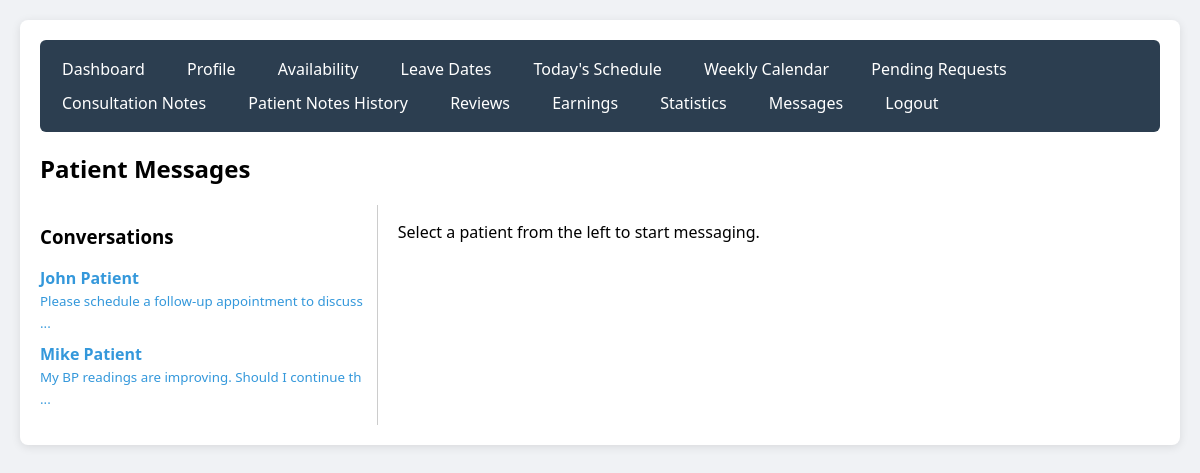
Page /controllers/DoctorController.php?page=messages (signed in) on the committed database.
### tables this page shows
CREATE TABLE `messages` (
  `id` int(11) NOT NULL,
  `sender_id` int(11) NOT NULL,
  `receiver_id` int(11) NOT NULL,
  `appointment_id` int(11) DEFAULT NULL,
  `message` text NOT NULL,
  `is_read` tinyint(1) DEFAULT 0,
  `created_at` timestamp NOT NULL DEFAULT current_timestamp()
);

### models/Message.php (called while the page is built, shortened)
<?php
require_once __DIR__ . '/../config/database.php';
class Message {
    private $conn;
    public function __construct() {
        $database = new Database();
        $this->conn = $database->getConnection();
    }
    public function getConversations($doctor_id) {
        $sql = "SELECT DISTINCT u.id, u.name, u.profile_pic
                FROM messages m
                JOIN users u ON (u.id = m.sender_id OR u.id = m.receiver_id)
                WHERE (m.sender_id = ? OR m.receiver_id = ?) AND u.id != ?
                GROUP BY u.id";
        $stmt = $this->conn->prepare($sql);
        $stmt->bind_param("iii", $doctor_id, $doctor_id, $doctor_id);
        $stmt->execute();
        $result = $stmt->get_result();
        $conversations = [];
        while ($row = $result->fetch_assoc()) {
            $last_sql = "SELECT message, created_at FROM messages
                         WHERE (sender_id = ? AND receiver_id = ?)
                            OR (sender_id = ? AND receiver_id = ?)
                         ORDER BY created_at DESC LIMIT 1";
            $last_stmt = $this->conn->prepare($last_sql);
            $last_stmt->bind_param("iiii", $doctor_id, $row['id'], $row['id'], $doctor_id);
            $last_stmt->execute();
            $last_res = $last_stmt->get_result();
            if ($last = $last_res->fetch_assoc()) {
                $row['last_message'] = $last['message'];
                $row['last_time'] = $last['created_at'];
            } else {
                $row['last_message'] = '';
                $row['last_time'] = '';
            }
            $conversations[] = $row;
        }
        return $conversations;
    }
}
?>

### config/database.php (called while the page is built, shortened)
<?php
class Database {
    private $host = "localhost";
    private $db_name = "hospital_db";
    private $username = "root";
    private $password = "";
    public function getConnection() {
        $this->conn = null;
        try {
            $this->conn = new mysqli($this->host, $this->username, $this->password, $this->db_name);
            $this->conn->set_charset("utf8mb4");
        } catch(Exception $e) {
            die("Connection error: " . $e->getMessage());
        }
        return $this->conn;
    }
}
?>

### models/User.php (called while the page is built, shortened)
<?php
require_once __DIR__ . '/../config/database.php';
class User {
    private $conn;
    public function __construct() {
        $database = new Database();
        $this->conn = $database->getConnection();
    }
    public function getUserById($id) {
        $stmt = $this->conn->prepare("SELECT * FROM users WHERE id = ?");
        $stmt->bind_param("i", $id);
        $stmt->execute();
        return $stmt->get_result()->fetch_assoc();
    }
}
?>

### views/doctor/messages.php (the view, shortened to what this page needs)
<?php
$conversations = $messageModel->getConversations($user_data['id']);
$selected_patient_id = isset($_GET['with']) ? (int)$_GET['with'] : null;
$messages = [];
$patient_name = '';
?>
<h2>Patient Messages</h2>
<div style="display:flex;">
    <div style="width:30%; border-right:1px solid #ccc; padding-right:10px;">
        <h3>Conversations</h3>
        <?php if (count($conversations) > 0): ?>
            <ul style="list-style:none; padding-left:0;">
                <?php foreach ($conversations as $conv): ?>
                    <li style="margin-bottom:10px;">
                        <a href="?page=messages&with=<?php echo $conv['id']; ?>">
                            <strong><?php echo htmlspecialchars($conv['name']); ?></strong><br>
                            <small><?php echo htmlspecialchars(substr($conv['last_message'], 0, 50)); ?> ...</small>
                        </a>
                    </li>
                <?php endforeach; ?>
            </ul>
        <?php else: ?>
            <p>No conversations yet.</p>
        <?php endif; ?>
    </div>
    <div style="width:70%; padding-left:20px;">
        <?php if ($selected_patient_id): ?>
            <h3>Chat with <?php echo htmlspecialchars($patient_name); ?></h3>
            <div style="height:400px; overflow-y:auto; border:1px solid #ddd; padding:10px; background:#f9f9f9;">
                <?php foreach ($messages as $msg): ?>
                    <div style="margin-bottom:15px; <?php echo ($msg['sender_id'] == $user_data['id']) ? 'text-align:right;' : ''; ?>">
                        <div style="display:inline-block; max-width:70%; background:<?php echo ($msg['sender_id'] == $user_data['id']) ? '#007bff' : '#e9ecef'; ?>; color:<?php echo ($msg['sender_id'] == $user_data['id']) ? 'white' : 'black'; ?>; padding:8px 12px; border-radius:15px;">
                            <?php echo nl2br(htmlspecialchars($msg['message'])); ?>
                        </div>
                        <br><small><?php echo date('h:i A, M j', strtotime($msg['created_at'])); ?></small>
                    </div>
                <?php endforeach; ?>
            </div>
            <form method="post" style="margin-top:15px;">
                <input type="hidden" name="receiver_id" value="<?php echo $selected_patient_id; ?>">
                <textarea name="message" rows="2" style="width:80%;" placeholder="Type your message..."></textarea>
                <button type="submit" name="send_message">Send</button>
            </form>
        <?php else: ?>
            <p>Select a patient from the left to start messaging.</p>
        <?php endif; ?>
    </div>
</div>

### assets/css/style.css (style rules this page uses)
body { font-family: 'Segoe UI', Tahoma, Geneva, Verdana, sans-serif; background: #f0f2f5; margin: 0; padding: 20px; }
a { text-decoration: none; color: #3498db; }

### rows in the picture
messages: name "John Patient", message "Please schedule a follow-up appointment to discuss"
messages: name "Mike Patient", message "My BP readings are improving. Should I continue th"
